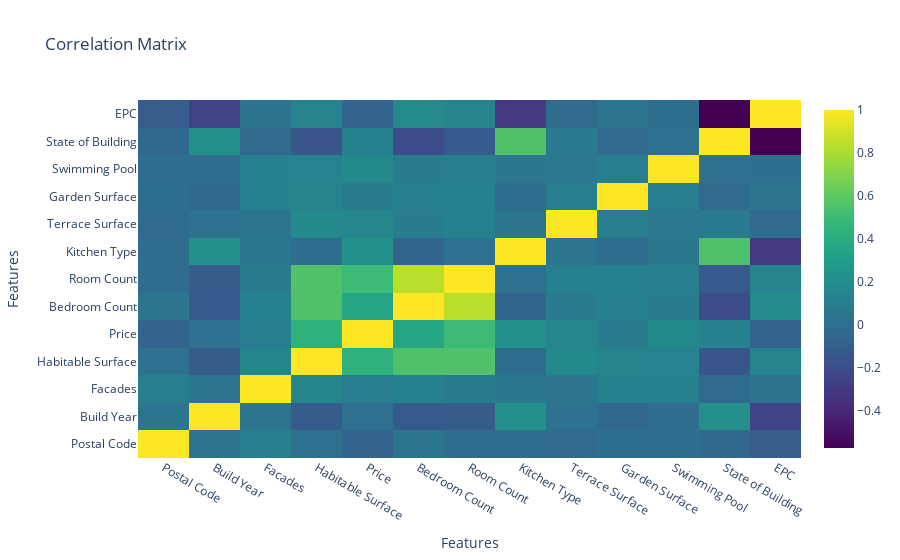

The notebook cell this image was saved under:
### Code cell
columns_to_drop = ['Kitchen Surface', 'Living Surface', 'Heating Type', 'Toilet Count', 'Bathroom Count', 'ID', 'Kitchen', 'Furnished', 'Openfire', 'Fireplace Count', 'Terrace', 'Garden Exists', 'Cadastral Income', 'Consumption Per m2', 'Price per sqm']
df2 = data.drop(columns_to_drop, axis=1, errors='ignore')
missing_proportion = df2.isnull().mean()
missing_proportion_sorted = missing_proportion.sort_values(ascending=False) * 100
print(missing_proportion_sorted)

# Filter the dataframe to include only numeric columns
numeric_df = df2.select_dtypes(include=["int64", "float64"])

# Create a correlation matrix
correlation_matrix = numeric_df.corr()

# Create a heatmap using Plotly
fig = go.Figure(
    data=go.Heatmap(
        z=correlation_matrix.values,
        x=correlation_matrix.columns,
        y=correlation_matrix.index,
        colorscale="Viridis",
    )
)

# Set the title and axis labels
fig.update_layout(
    title="Correlation Matrix", xaxis_title="Features", yaxis_title="Features"
)

# Show the plot
fig.show()

### Figure 1 — Plotly figure (JSON) as saved in the notebook; plotly's stock layout.template omitted (floating-point values rounded to 4 significant figures; data arrays with more than 128 entries replaced by an {"elided": "..."} marker saying what was removed)
{"data": [{"colorscale": [[0, "#440154"], [0.1111, "#482878"], [0.2222, "#3e4989"], [0.3333, "#31688e"], [0.4444, "#26828e"], [0.5556, "#1f9e89"], [0.6667, "#35b779"], [0.7778, "#6ece58"], [0.8889, "#b5de2b"], [1, "#fde725"]], "type": "heatmap", "x": ["Postal Code", "Build Year", "Facades", "Habitable Surface", "Price", "Bedroom Count", "Room Count", "Kitchen Type", "Terrace Surface", "Garden Surface", "Swimming Pool", "State of Building", "EPC"], "y": ["Postal Code", "Build Year", "Facades", "Habitable Surface", "Price", "Bedroom Count", "Room Count", "Kitchen Type", "Terrace Surface", "Garden Surface", "Swimming Pool", "State of Building", "EPC"], "z": {"elided": "13x13 float values"}}], "layout": {"title": {"text": "Correlation Matrix"}, "xaxis": {"title": {"text": "Features"}}, "yaxis": {"title": {"text": "Features"}}}}
